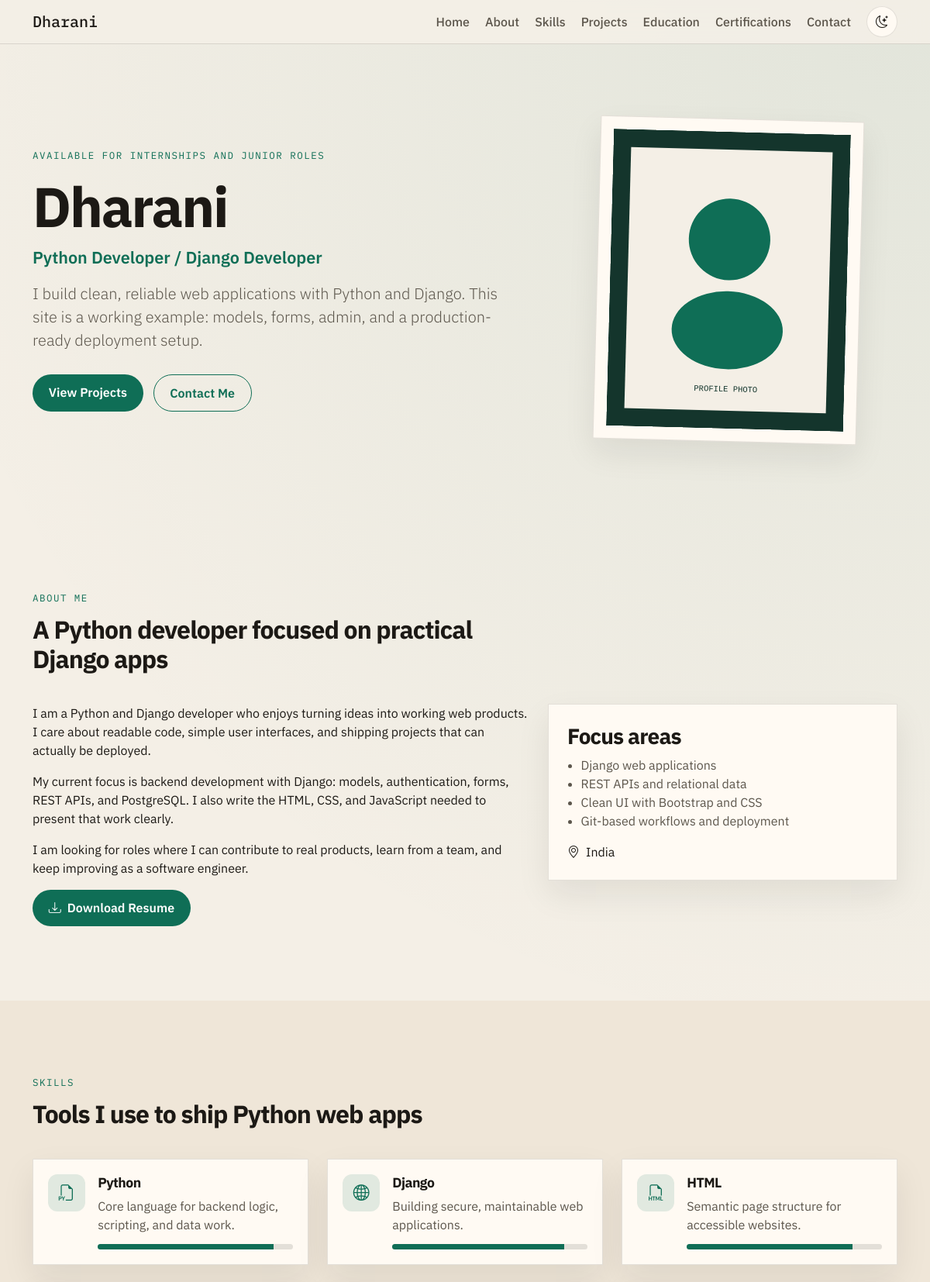
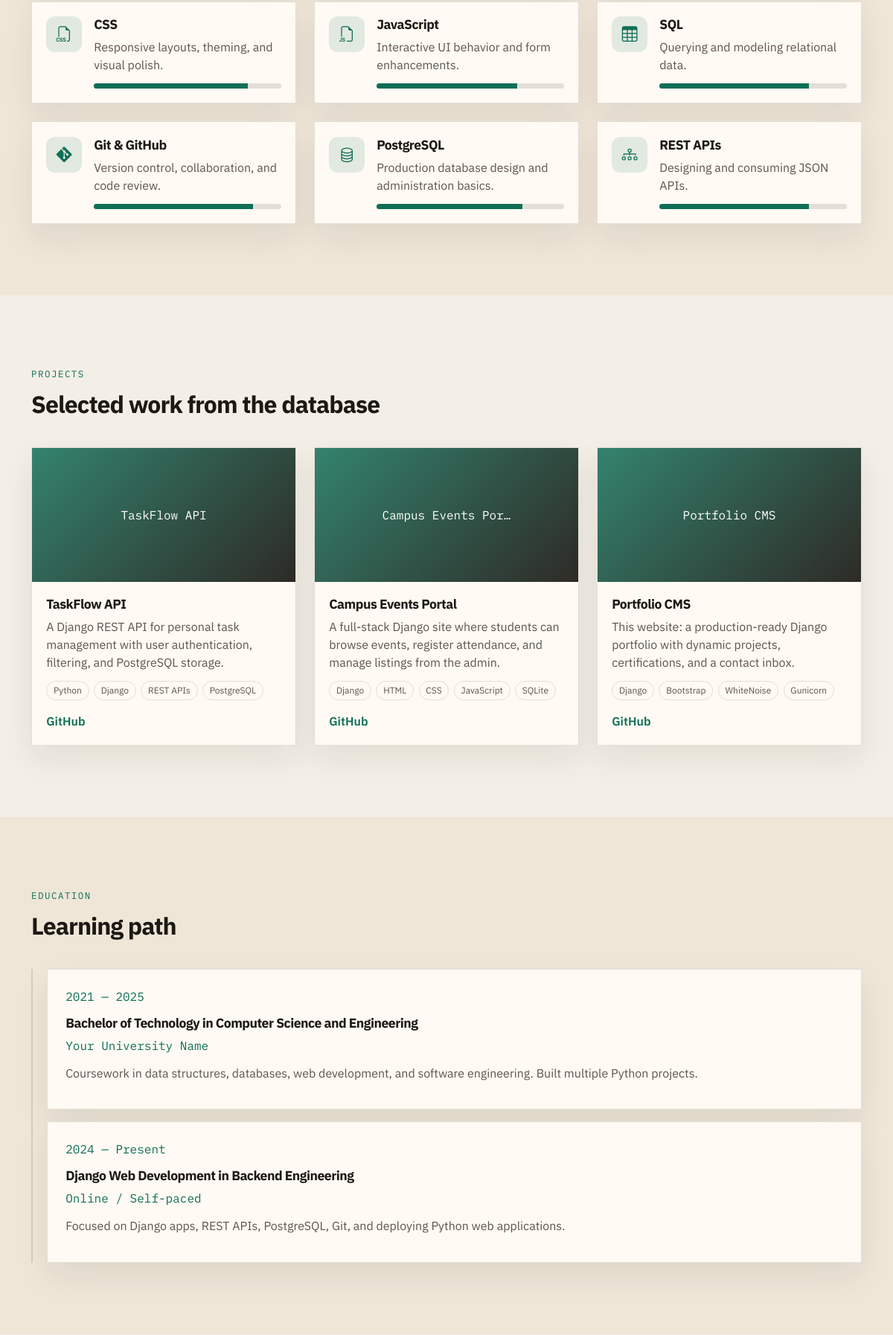
The page / (upper part) on the database its author committed (2 pictures, top to bottom).
### portfolio/models.py (models this page shows, shortened)
class Skill(models.Model):
    name = models.CharField(max_length=80)
    description = models.CharField(max_length=180, blank=True)
    icon_class = models.CharField(
        max_length=80,
        blank=True,
        help_text="Bootstrap Icons class, for example: bi-filetype-py",
    )
    proficiency = models.PositiveSmallIntegerField(
        default=80,
        help_text="Skill level from 0 to 100.",
    )
    display_order = models.PositiveSmallIntegerField(default=0)
    class Meta:
        ordering = ["display_order", "name"]

class Project(models.Model):
    title = models.CharField(max_length=120)
    slug = models.SlugField(unique=True, max_length=140)
    description = models.TextField()
    technologies = models.CharField(
        max_length=255,
        help_text="Comma-separated list, for example: Django, PostgreSQL, Bootstrap",
    )
    github_url = models.URLField(blank=True)
    live_url = models.URLField(blank=True)
    image = models.ImageField(upload_to="projects/", blank=True, null=True)
    featured = models.BooleanField(default=True)
    display_order = models.PositiveSmallIntegerField(default=0)
    created_at = models.DateTimeField(auto_now_add=True)
    class Meta:
        ordering = ["display_order", "-created_at"]
    def technology_list(self):
        return [item.strip() for item in self.technologies.split(",") if item.strip()]

class Education(models.Model):
    school = models.CharField(max_length=160)
    degree = models.CharField(max_length=160)
    field_of_study = models.CharField(max_length=160, blank=True)
    start_year = models.CharField(max_length=20)
    end_year = models.CharField(max_length=20, default="Present")
    description = models.TextField(blank=True)
    display_order = models.PositiveSmallIntegerField(default=0)
    class Meta:
        ordering = ["display_order", "-start_year"]
        verbose_name_plural = "Education"

### portfolio/views.py (the view)
# urls.py: path("", views.home, name="home"),
def home(request):
    if request.method == "POST":
        form = ContactForm(request.POST)
        if form.is_valid():
            form.save()
            messages.success(
                request,
                "Thanks for reaching out. I will get back to you soon.",
            )
            return redirect(f"{reverse('home')}#contact")
        messages.error(request, "Please correct the errors in the contact form.")
    else:
        form = ContactForm()
    context = {
        "form": form,
        "skills": Skill.objects.all(),
        "projects": Project.objects.filter(featured=True),
        "education": Education.objects.all(),
        "certifications": Certification.objects.all(),
    }
    return render(request, "portfolio/home.html", context)

### portfolio/context_processors.py (called while the page is built)
def site_profile(request):
    return {
        "site_name": settings.SITE_NAME,
        "site_title": settings.SITE_TITLE,
        "site_email": settings.SITE_EMAIL,
        "site_github": settings.SITE_GITHUB,
        "site_linkedin": settings.SITE_LINKEDIN,
        "site_location": settings.SITE_LOCATION,
    }

### templates/portfolio/home.html (shortened to what this page needs)
{% extends "base.html" %}
{% load static %}
{% block content %}
<section id="home" class="hero-section">
    <div class="container">
        <div class="row align-items-center g-5">
            <div class="col-lg-7">
                <p class="eyebrow">Available for internships and junior roles</p>
                <h1>{{ site_name }}</h1>
                <p class="hero-title">{{ site_title }}</p>
                <p class="lead">
                    I build clean, reliable web applications with Python and Django.
                    This site is a working example: models, forms, admin, and a
                    production-ready deployment setup.
                </p>
                <div class="hero-actions">
                    <a class="btn btn-accent" href="#projects">View Projects</a>
                    <a class="btn btn-outline-accent" href="#contact">Contact Me</a>
                </div>
            </div>
            <div class="col-lg-5 text-center">
                <div class="profile-frame">
                    <img src="{% static 'img/profile.svg' %}" alt="Professional profile placeholder for {{ site_name }}">
                </div>
            </div>
        </div>
    </div>
</section>
<section id="about" class="section">
    <div class="container">
        <div class="section-heading">
            <p class="eyebrow">About me</p>
            <h2>A Python developer focused on practical Django apps</h2>
        </div>
        <div class="row g-4">
            <div class="col-lg-7">
                <p>
                    I am a Python and Django developer who enjoys turning ideas into
                    working web products. I care about readable code, simple user
                    interfaces, and shipping projects that can actually be deployed.
                </p>
                <p>
                    My current focus is backend development with Django: models,
                    authentication, forms, REST APIs, and PostgreSQL. I also write
                    the HTML, CSS, and JavaScript needed to present that work clearly.
                </p>
                <p>
                    I am looking for roles where I can contribute to real products,
                    learn from a team, and keep improving as a software engineer.
                </p>
                <a class="btn btn-accent" href="{% url 'download_resume' %}">
                    <i class="bi bi-download me-2"></i>Download Resume
                </a>
            </div>
            <div class="col-lg-5">
                <div class="info-card">
                    <h3>Focus areas</h3>
                    <ul class="plain-list">
                        <li>Django web applications</li>
                        <li>REST APIs and relational data</li>
                        <li>Clean UI with Bootstrap and CSS</li>
                        <li>Git-based workflows and deployment</li>
                    </ul>
                    <p class="mb-0 location-line">
                        <i class="bi bi-geo-alt me-2"></i>{{ site_location }}
                    </p>
                </div>
            </div>
        </div>
    </div>
</section>
<section id="skills" class="section section-alt">
    <div class="container">
        <div class="section-heading">
            <p class="eyebrow">Skills</p>
            <h2>Tools I use to ship Python web apps</h2>
        </div>
        <div class="row g-4">
            {% for skill in skills %}
            <div class="col-md-6 col-xl-4">
                <article class="skill-card">
                    <div class="skill-icon"><i class="bi {{ skill.icon_class|default:'bi-code-slash' }}"></i></div>
                    <div>
                        <h3>{{ skill.name }}</h3>
                        <p>{{ skill.description }}</p>
                        <div class="progress" role="progressbar" aria-valuenow="{{ skill.proficiency }}" aria-valuemin="0" aria-valuemax="100">
                            <div class="progress-bar" style="width: {{ skill.proficiency }}%"></div>
                        </div>
                    </div>
                </article>
            </div>
            {% empty %}
            <p>Add skills from the Django admin to populate this section.</p>
            {% endfor %}
        </div>
    </div>
</section>
<section id="projects" class="section">
    <div class="container">
        <div class="section-heading">
            <p class="eyebrow">Projects</p>
            <h2>Selected work from the database</h2>
        </div>
        <div class="row g-4">
            {% for project in projects %}
            <div class="col-md-6 col-xl-4">
                <article class="project-card">
                    {% if project.image %}
                    <img class="project-image" src="{{ project.image.url }}" alt="{{ project.title }}">
                    {% else %}
                    <div class="project-image placeholder-image">
                        <span>{{ project.title|truncatechars:18 }}</span>
                    </div>
                    {% endif %}
                    <div class="project-body">
                        <h3>{{ project.title }}</h3>
                        <p>{{ project.description }}</p>
                        <div class="tech-row">
                            {% for tech in project.technology_list %}
                            <span class="tech-chip">{{ tech }}</span>
                            {% endfor %}
                        </div>
                        <div class="project-links">
                            {% if project.github_url %}
                            <a href="{{ project.github_url }}" target="_blank" rel="noopener">GitHub</a>
                            {% endif %}
                        </div>
                    </div>
                </article>
            </div>
            {% empty %}
            <p>Add featured projects in Django admin to display them here.</p>
            {% endfor %}
        </div>
    </div>
</section>
<section id="education" class="section section-alt">
    <div class="container">
        <div class="section-heading">
            <p class="eyebrow">Education</p>
            <h2>Learning path</h2>
        </div>
        <div class="timeline">
            {% for item in education %}
            <article class="timeline-card">
                <p class="timeline-date">{{ item.start_year }} — {{ item.end_year }}</p>
                <h3>{{ item.degree }}{% if item.field_of_study %} in {{ item.field_of_study }}{% endif %}</h3>
                <p class="timeline-school">{{ item.school }}</p>
                {% if item.description %}<p>{{ item.description }}</p>{% endif %}
            </article>
            {% empty %}
            <p>Add education entries in Django admin.</p>
            {% endfor %}
        </div>
    </div>
</section>
{% endblock %}

### templates/base.html (shortened to what this page needs)
<!DOCTYPE html>
<html lang="en">
<head>
    <link href="https://cdn.jsdelivr.net/npm/bootstrap@5.3.3/dist/css/bootstrap.min.css" rel="stylesheet">
    <link href="https://cdn.jsdelivr.net/npm/bootstrap-icons@1.11.3/font/bootstrap-icons.min.css" rel="stylesheet">
    {% load static %}
    <link rel="stylesheet" href="{% static 'css/styles.css' %}">
</head>
<body data-bs-spy="scroll" data-bs-target="#mainNav" data-bs-offset="88" tabindex="0">
    <nav id="mainNav" class="navbar navbar-expand-lg sticky-top site-nav">
        <div class="container">
            <a class="navbar-brand" href="#home">{{ site_name }}</a>
            <div class="collapse navbar-collapse" id="navLinks">
                <ul class="navbar-nav ms-auto align-items-lg-center gap-lg-1">
                    <li class="nav-item"><a class="nav-link" href="#home">Home</a></li>
                    <li class="nav-item"><a class="nav-link" href="#about">About</a></li>
                    <li class="nav-item"><a class="nav-link" href="#skills">Skills</a></li>
                    <li class="nav-item"><a class="nav-link" href="#projects">Projects</a></li>
                    <li class="nav-item"><a class="nav-link" href="#education">Education</a></li>
                    <li class="nav-item"><a class="nav-link" href="#certifications">Certifications</a></li>
                    <li class="nav-item"><a class="nav-link" href="#contact">Contact</a></li>
                    <li class="nav-item ms-lg-2">
                        <button type="button" class="theme-toggle" id="themeToggle" aria-label="Toggle dark mode">
                        </button>
                    </li>
                </ul>
            </div>
        </div>
    </nav>
    <main>
        {% block content %}{% endblock %}
    </main>
</body>
</html>

### static/css/styles.css (style rules this page uses)
:root { --bg: #f4efe6; --bg-alt: #efe6d8; --surface: #fffaf3; --text: #1c1915; --muted: #5c564c; --accent: #0f6e56; --accent-strong: #0b5744; --line: rgba(28, 25, 21, 0.12); --shadow: 0 18px 40px rgba(28, 25, 21, 0.08); --nav: rgba(244, 239, 230, 0.92); }
* { box-sizing: border-box; }
html { scroll-behavior: smooth; }
body { font-family: "IBM Plex Sans", sans-serif; background: linear-gradient(180deg, transparent 0%, transparent 100%), radial-gradient(circle at top right, rgba(15, 110, 86, 0.08), transparent 28%), var(--bg); color: var(--text); min-height: 100vh; }
h1, h2, h3 { font-weight: 700; letter-spacing: -0.03em; }
.site-nav { background: var(--nav); backdrop-filter: blur(14px); border-bottom: 1px solid var(--line); }
.navbar-brand { font-family: "IBM Plex Mono", monospace; font-weight: 500; color: var(--text) !important; }
.navbar-nav .nav-link { color: var(--muted); font-weight: 500; }
.theme-toggle { border: 1px solid var(--line); background: var(--surface); color: var(--text); width: 40px; height: 40px; border-radius: 999px; }
.hero-section, .section { padding: 6rem 0; }
.eyebrow { font-family: "IBM Plex Mono", monospace; color: var(--accent); text-transform: uppercase; letter-spacing: 0.12em; font-size: 0.78rem; margin-bottom: 0.8rem; }
.hero-section h1 { font-size: clamp(2.6rem, 6vw, 5rem); margin-bottom: 0.4rem; }
.hero-title { font-size: 1.35rem; color: var(--accent); font-weight: 600; }
.lead { color: var(--muted); max-width: 38rem; }
.hero-actions { display: flex; gap: 0.8rem; flex-wrap: wrap; margin-top: 1.8rem; }
.btn-accent, .btn-outline-accent { border-radius: 999px; padding: 0.7rem 1.3rem; font-weight: 600; }
.btn-accent { background: var(--accent); color: #fff; border: 0; }
.btn-outline-accent { border: 1px solid var(--accent); color: var(--accent); background: transparent; }
.profile-frame { width: min(100%, 340px); margin: 0 auto; padding: 1rem; background: var(--surface); border: 1px solid var(--line); box-shadow: var(--shadow); transform: rotate(1.5deg); }
.profile-frame img { width: 100%; display: block; }
.section-alt { background: var(--bg-alt); }
.section-heading { margin-bottom: 2.4rem; max-width: 40rem; }
.info-card, .skill-card, .project-card, .cert-card, .timeline-card, .contact-form { background: var(--surface); border: 1px solid var(--line); box-shadow: var(--shadow); }
.info-card, .cert-card, .timeline-card, .contact-form { padding: 1.5rem; }
.plain-list { padding-left: 1.1rem; color: var(--muted); }
.skill-card { display: flex; gap: 1rem; padding: 1.2rem; height: 100%; transition: transform 0.2s ease, border-color 0.2s ease; }
.skill-icon { width: 48px; height: 48px; border-radius: 12px; background: rgba(15, 110, 86, 0.12); color: var(--accent); display: grid; place-items: center; font-size: 1.3rem; flex-shrink: 0; }
.skill-card h3, .project-body h3, .cert-card h3, .timeline-card h3 { font-size: 1.1rem; }
.skill-card p, .project-body p, .cert-card p, .timeline-card p { color: var(--muted); margin-bottom: 0.8rem; }
.progress { height: 7px; background: var(--line); border-radius: 99px; }
.progress-bar { background: var(--accent); }
.project-card { overflow: hidden; height: 100%; }
.project-image { height: 180px; width: 100%; object-fit: cover; }
.placeholder-image { display: grid; place-items: center; background: linear-gradient(135deg, rgba(15, 110, 86, 0.85), rgba(28, 25, 21, 0.92)); color: #fff; font-family: "IBM Plex Mono", monospace; }
.project-body { padding: 1.2rem; }
.tech-row { display: flex; flex-wrap: wrap; gap: 0.4rem; margin-bottom: 1rem; }
.tech-chip { font-size: 0.75rem; border: 1px solid var(--line); border-radius: 999px; padding: 0.2rem 0.55rem; color: var(--muted); }
.project-links { display: flex; gap: 1rem; }
.project-links a, .cert-card a, .info-card a { color: var(--accent); text-decoration: none; font-weight: 600; }
.timeline { display: grid; gap: 1rem; border-left: 2px solid var(--line); padding-left: 1.2rem; }
.timeline-date, .timeline-school { font-family: "IBM Plex Mono", monospace; color: var(--accent) !important; }

### rows shown on the page
Skill: name "Python", description "Core language for backend logic, scripting, and data work.", proficiency 90 (drawn)
Skill: name "Django", description "Building secure, maintainable web applications.", proficiency 88 (drawn)
Skill: name "HTML", description "Semantic page structure for accessible websites.", proficiency 85 (drawn)
Skill: name "CSS", description "Responsive layouts, theming, and visual polish.", proficiency 82 (drawn)
Skill: name "JavaScript", description "Interactive UI behavior and form enhancements.", proficiency 75 (drawn)
Skill: name "SQL", description "Querying and modeling relational data.", proficiency 80 (drawn)
Skill: name "Git & GitHub", description "Version control, collaboration, and code review.", proficiency 85 (drawn)
Skill: name "PostgreSQL", description "Production database design and administration basics.", proficiency 78 (drawn)
Skill: name "REST APIs", description "Designing and consuming JSON APIs.", proficiency 80 (drawn)
Project: title "TaskFlow API", description "A Django REST API for personal task management with user authentication, filtering, and PostgreSQL storage.", technology_list "Python" "Django" "REST APIs" "PostgreSQL"
Project: title "Campus Events Por…", title "Campus Events Portal", description "A full-stack Django site where students can browse events, register attendance, and manage listings from the admin.", technology_list "Django" "HTML" "CSS" "JavaScript" "SQLite"
Project: title "Portfolio CMS", description "This website: a production-ready Django portfolio with dynamic projects, certifications, and a contact inbox.", technology_list "Django" "Bootstrap" "WhiteNoise" "Gunicorn"
Education: start_year "2021", end_year "2025", degree "Bachelor of Technology", field_of_study "Computer Science and Engineering", school "Your University Name", description "Coursework in data structures, databases, web development, and software engineering. Built multiple Python projects."
Education: start_year "2024", end_year "Present", degree "Django Web Development", field_of_study "Backend Engineering", school "Online / Self-paced", description "Focused on Django apps, REST APIs, PostgreSQL, Git, and deploying Python web applications."

### other values the page prints
{{ site_name }} "Dharani"
{{ site_title }} "Python Developer / Django Developer"
{{ site_location }} "India"
